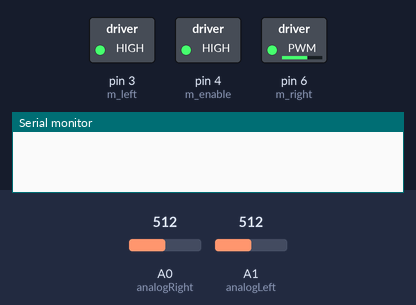
Bench run of a sketch on a simulated Arduino Uno, built with avr-gcc and run on an emulated ATmega328P. On the bench: switched loads named in the sketch (green lamp = pin HIGH), the last lines printed to the serial monitor. The inputs (shaded band) are chosen by the test bench; at power-on: A0 (analogRight) = 512, A1 (analogLeft) = 512.

Above: at 0.05 s.
At 0.95 s:
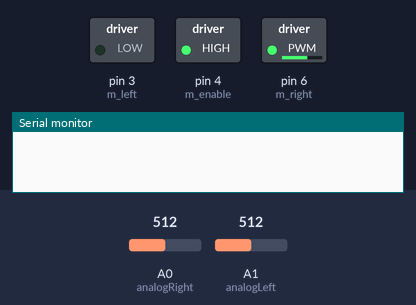
At 12.05 s:
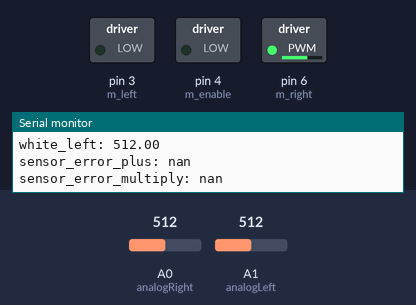
Timing chart, 0 to 13.9 s (numbered marks = the images above):
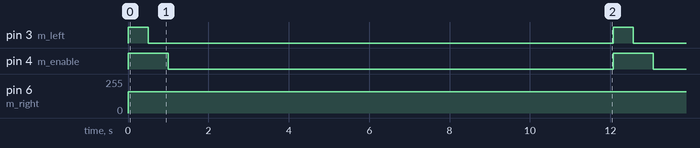

Measured:
- by itself, pin 3 (m_left): alternates HIGH for 0.50 s and LOW for 11.6 s
- by itself, pin 4 (m_enable): alternates HIGH for 1.0 s and LOW for 11.1 s
- by itself, pin 6 (m_right): 0/255 → 160/255 at 0.00 s

The sketch:

offset_error_calc_test.ino
```cpp
#define m_right  6       //motor jobb                 !!csak pwm!!
#define m_left  3        //motor bal                  !!csak pwm!!
#define m_enable  4      //motor kapcsló

#define analogLeft A1    //analog érzékelő
#define analogRight A0   //analog érzékelő

float black_right = 0.0; //x1
float white_right = 0.0; //x2
float black_left = 0.0;  //y1
float white_left = 0.0;  //y2
float sensor_error_multiply = 0.0;
float sensor_error_plus = 0.0;

const int stay= 160;
const int test_go= 255;
const int test_back= 0;
void setup() {
  // put your setup code here, to run once:
  pinMode(m_right, OUTPUT);
  pinMode(m_left, OUTPUT);
  pinMode(m_enable, OUTPUT);
  Serial.begin(9600);
}

void loop() {
  // put your main code here, to run repeatedly:
  digitalWrite(m_enable, HIGH);
  analogWrite(m_right, stay);
  analogWrite(m_left, test_go);
  delay(500);
  digitalWrite(m_enable, LOW);

  white_right = analogRead(analogRight);
  white_left = analogRead(analogLeft);

  digitalWrite(m_enable, HIGH);
  analogWrite(m_left, test_back);
  delay(500);
  digitalWrite(m_enable, LOW);

  black_right = analogRead(analogRight);
  black_left = analogRead(analogLeft);

  delay(1000);
  sensor_error_plus = (((black_right*white_left)-(black_left*white_right))/(black_right-white_right));
  sensor_error_multiply = ((black_left-sensor_error_plus)/(black_right));

  Serial.print("black_right: ");
  Serial.println(black_right);
  Serial.print("black_left: ");
  Serial.println(black_left);
  Serial.print("white_right: ");
  Serial.println(white_right);
  Serial.print("white_left: ");
  Serial.println(white_left);
  Serial.print("sensor_error_plus: ");
  Serial.println(sensor_error_plus);
  Serial.print("sensor_error_multiply: ");
  Serial.println(sensor_error_multiply);


  delay(10000);
}
```
